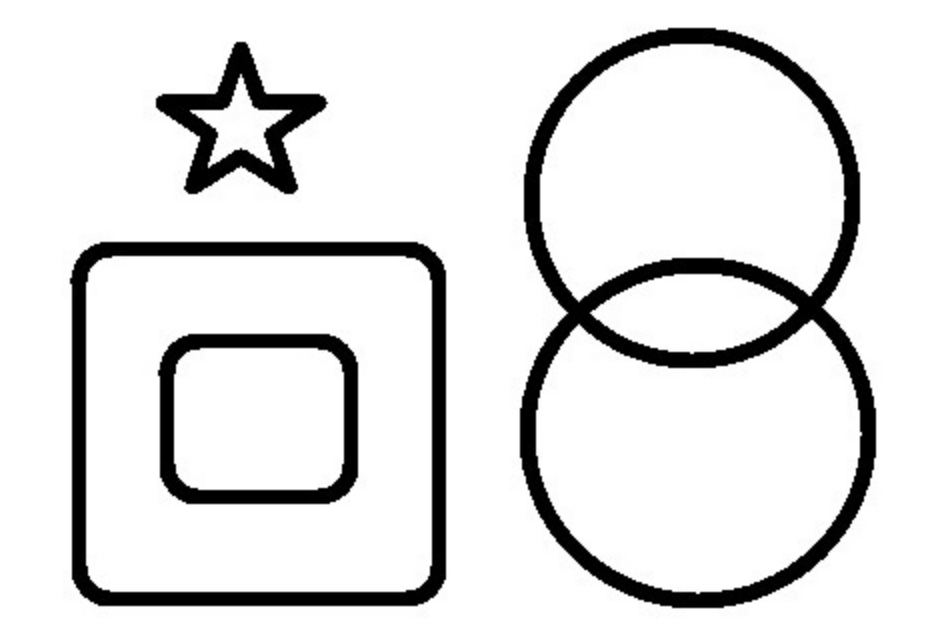
//> input picture opencv_test/shape.png, 934 x 630 px
$ ./encap_functions   (built with g++ and OpenCV 4)
//> lines starting //> are read from the running program, lines starting //| are printed output that depends on the picture; after the words box and inside, x2 and y2 are one past the last pixel; in counts of white or black regions, pixels touching at a corner belong together
//
// Created by rm on 2021/9/10.
//
#include <iostream>
#include <opencv2/opencv.hpp>
#include <opencv2/highgui.hpp>
#include <opencv2/imgproc.hpp>
#include <opencv2/video.hpp>

using namespace cv;
using namespace std;

int main()
{                                                   //there are some other parameters to try
    Mat img = imread("../shape.png",IMREAD_GRAYSCALE);
//> img is the input picture: 630 rows x 934 cols, CV_8UC1; min 0, max 255, mean 224.6
    imshow("raw",img);

    Mat canvas = Mat::zeros(img.size(),CV_8UC1);
    vector<vector<Point>> contour;
    vector<Vec4i> hierarchy;
    threshold(img,img,10,255,1);     //RETR_EXTERNAL RETR_TREE  //CHAIN_APPROX_NONE CHAIN_APPROX_SIMPLE
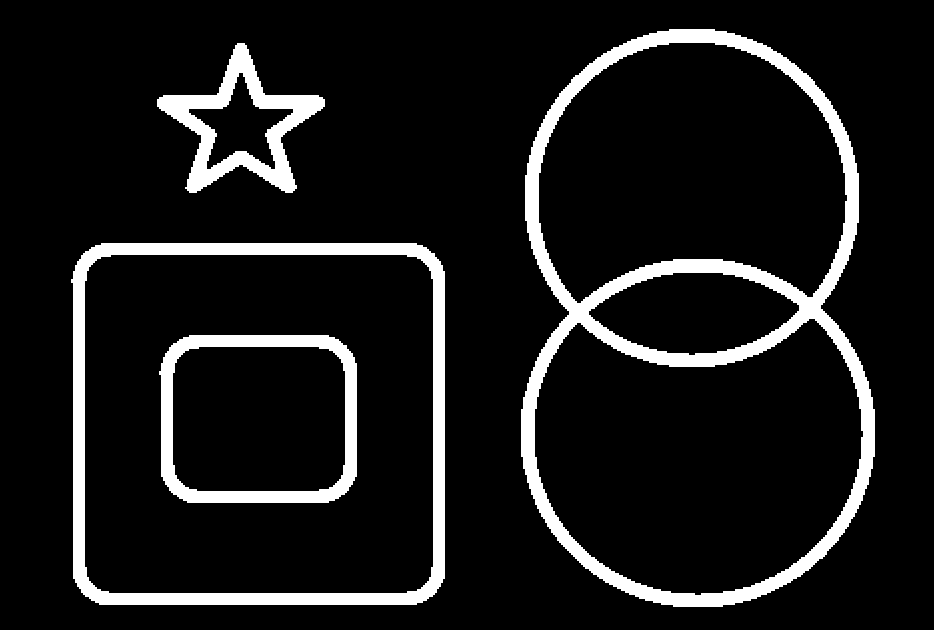
//> img: 630 rows x 934 cols, CV_8UC1; 10.1% white; 4 white regions
    findContours(img,contour,hierarchy,RETR_EXTERNAL,CHAIN_APPROX_NONE,Point(0,0));
//> contour = 3 contours; box (x1, y1, x2, y2) and area: (521, 29, 875, 607) 166736, (71, 243, 445, 605) 132826, (157, 43, 325, 193) 10928
    for(auto i =0;i<contour.size();i++)
    {
        cout<<i<<endl;
        for(auto j=0;j<contour[i].size();j++)
        {
            circle(canvas,contour[i][j],2,Scalar(255));
        }
    }
//> this loop made 3 passes
//| 0
//| 1
//| 2
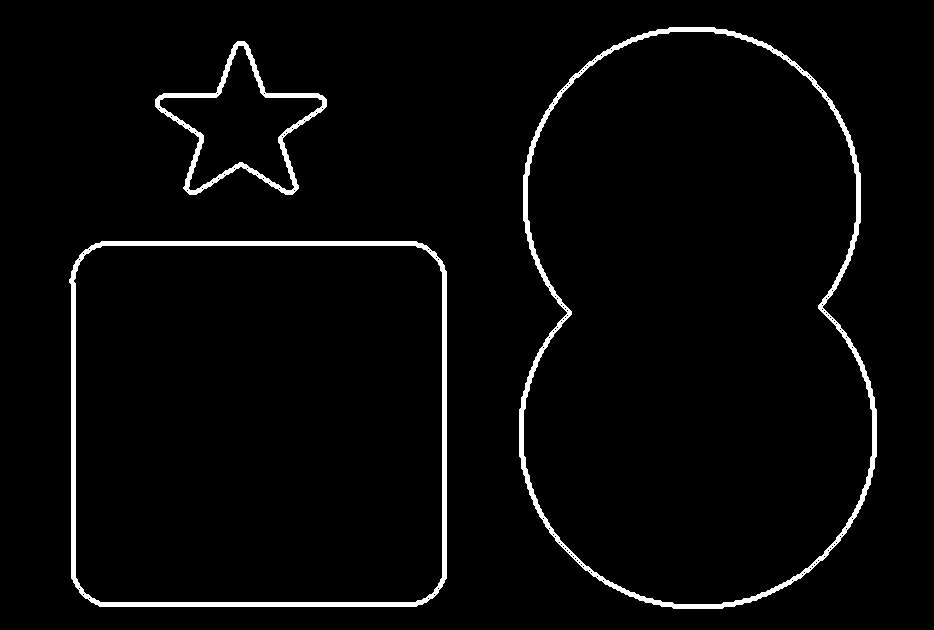
//> canvas: 630 rows x 934 cols, CV_8UC1; 3% white; 3 white regions, box (x1, y1, x2, y2) and area: (519, 27, 877, 609) 7693, (69, 241, 447, 607) 6982, (155, 41, 327, 195) 2882
    imshow("contours",canvas);

    waitKey(0);
    return 0;
}
